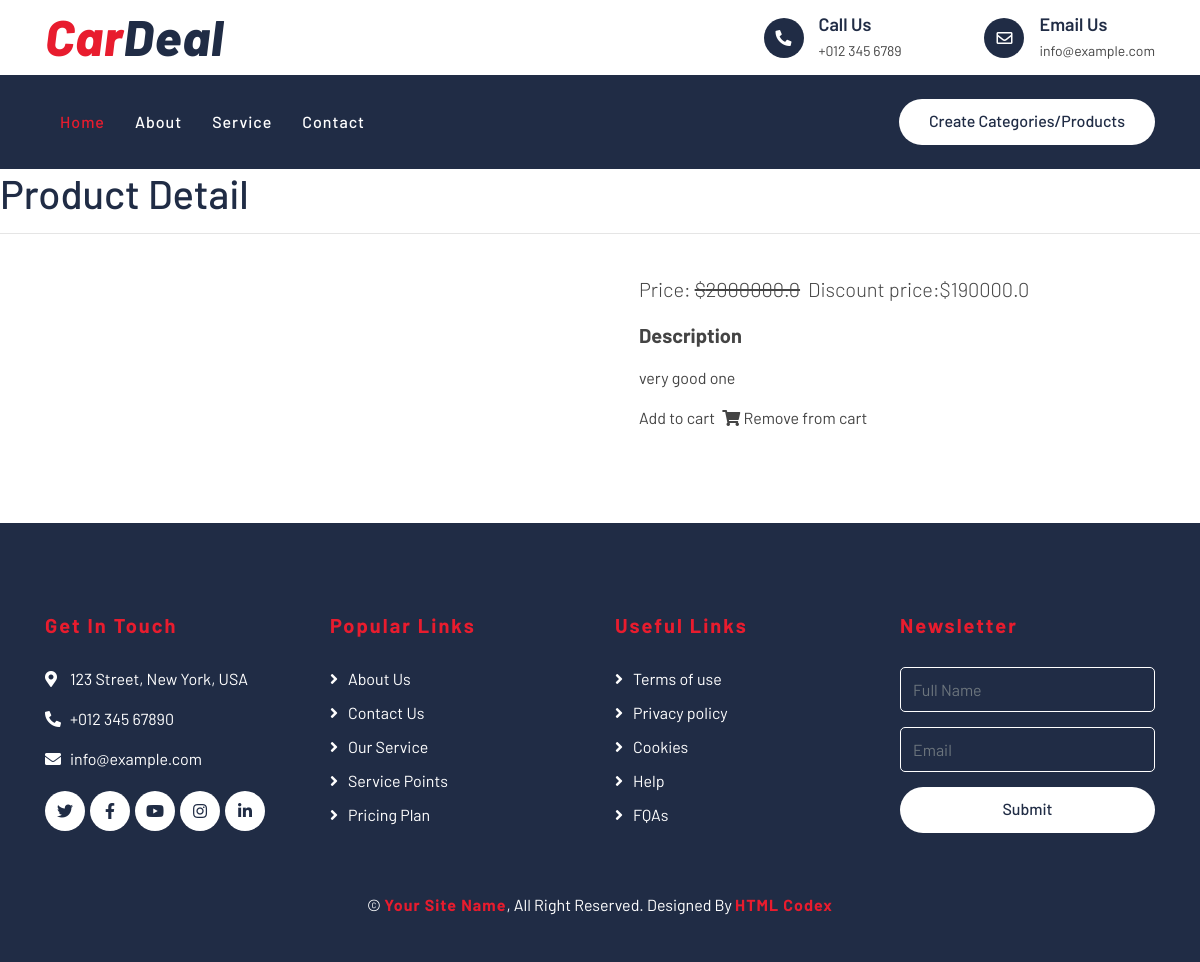
/product_detail/13/, run on the app's committed database.
### home/models.py (models this page shows, shortened)
class Product(models.Model):
    name = models.CharField( max_length=100)
    image  = models.ImageField(upload_to = 'pictures/', blank = True, null = True,)
    price  = models.FloatField()
    category  = models.ForeignKey(Category, on_delete=models.CASCADE)
    date_created  = models.DateTimeField( auto_now=True)
    discount_price =  models.FloatField()
    description =models.TextField()
    class Meta:
        ordering = ('-id',)

### home/views.py (the view)
# urls.py: path('product_detail/<int:id>/', product_detail, name='product_detail'),
def product_detail(request, id):
    product  = get_object_or_404(Product, id=id)
    context = {
        'product':product
    }
    return render(request, 'home/productdetail.html', context)

### home/templates/home/productdetail.html (shortened to what this page needs)
{% extends 'home/base.html' %}
{% block content %}
<h1>Product Detail</h1><hr>
<div class="row">
<div class="col-md-6 mb-4">
  </div>
  <div class="col-md-6 mb-4">
    <div class="p-4">
      <p class="lead">
        {% if product.discount_price %}
        <span class="mr-1">
         Price: <del>${{ product.price }}</del>
        </span>
        Discount price:<span>${{ product.discount_price }}</span>
        {% else %}
        <span>${{ product.price }}</span>
        {% endif %}
      </p>
      <p class="lead font-weight-bold">Description</p>
      <p>{{ product.description }}</p>
        Add to cart
        <i class="fas fa-shopping-cart ml-1"></i>
        Remove from cart
    </div>
  </div>
</div>
{% endblock content %}

### car_project/static/css/style.css (style rules this page uses)
body { color: #444444; font-weight: 400; background: #ffffff; font-family: 'Barlow', sans-serif; }
h1, h2, h3, h4, h5, h6 { color: #202C45; }

### data on the page
Product: price "2000000.0", discount_price "190000.0", description "very good one"
